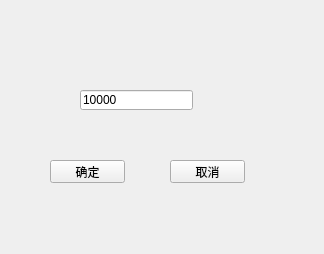
<?xml version="1.0" encoding="UTF-8"?>
<ui version="4.0">
 <class>tcpbindwidget</class>
 <widget class="QWidget" name="tcpbindwidget">
  <property name="geometry">
   <rect>
    <x>0</x>
    <y>0</y>
    <width>324</width>
    <height>254</height>
   </rect>
  </property>
  <property name="windowTitle">
   <string>Form</string>
  </property>
  <widget class="QPushButton" name="sureBt">
   <property name="geometry">
    <rect>
     <x>50</x>
     <y>160</y>
     <width>75</width>
     <height>23</height>
    </rect>
   </property>
   <property name="text">
    <string>确定</string>
   </property>
  </widget>
  <widget class="QPushButton" name="cancelBt">
   <property name="geometry">
    <rect>
     <x>170</x>
     <y>160</y>
     <width>75</width>
     <height>23</height>
    </rect>
   </property>
   <property name="text">
    <string>取消</string>
   </property>
  </widget>
  <widget class="QLineEdit" name="portEdit">
   <property name="geometry">
    <rect>
     <x>80</x>
     <y>90</y>
     <width>113</width>
     <height>20</height>
    </rect>
   </property>
   <property name="text">
    <string>10000</string>
   </property>
  </widget>
 </widget>
 <resources/>
 <connections/>
</ui>
